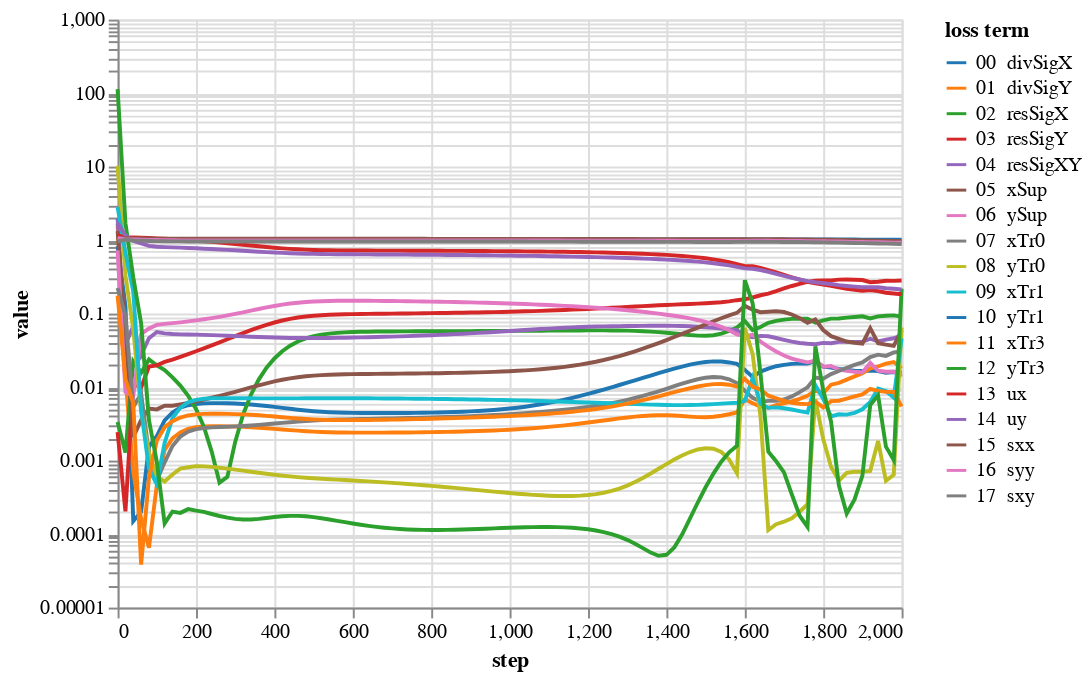

Source (notebook cell):
### Code cell
bcNames = ['xSup','ySup','xTr0','yTr0','xTr1','yTr1','xTr3','yTr3','ux', 'uy', 'sxx', 'syy', 'sxy']
lossPlot(losshistory4, bcNames, scaleType='log')
